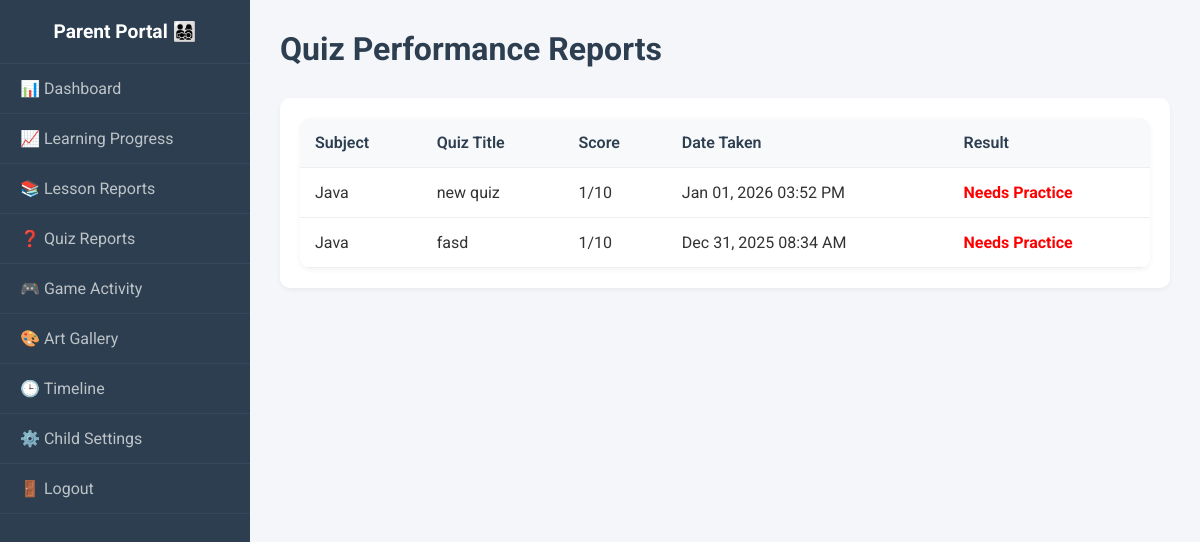
The page /parent/quiz_reports.php (signed in) on the database its author committed.
### tables this page shows
CREATE TABLE `quiz_results` (
  `result_id` int(11) NOT NULL,
  `child_id` int(11) NOT NULL,
  `quiz_id` int(11) NOT NULL,
  `score` int(11) DEFAULT NULL,
  `is_completed` tinyint(1) DEFAULT 0,
  `attempted_at` timestamp NOT NULL DEFAULT current_timestamp()
);

CREATE TABLE `subjects` (
  `subject_id` int(11) NOT NULL,
  `subject_name` varchar(100) NOT NULL,
  `subject_code` varchar(20) DEFAULT NULL,
  `dept_id` int(11) DEFAULT NULL,
  `credit_hours` int(11) DEFAULT NULL
);

CREATE TABLE `quizzes` (
  `quiz_id` int(11) NOT NULL,
  `subject_id` int(11) NOT NULL,
  `quiz_title` varchar(200) DEFAULT NULL,
  `created_at` timestamp NOT NULL DEFAULT current_timestamp()
);

### parent/quiz_reports.php (the view, shortened to what this page needs)
<?php
require_once '../config/db.php';
$parent_id = $_SESSION['user_id'];
$child_id = $_GET['child_id'] ?? null;
$stmt = $pdo->prepare("SELECT * FROM children WHERE parent_id = ?");
$stmt->execute([$parent_id]);
$children = $stmt->fetchAll();
if(!$child_id && count($children)>0) $child_id = $children[0]['child_id'];
if ($child_id) {
    $sql = "SELECT qr.*, q.quiz_title, s.subject_name
            FROM quiz_results qr
            JOIN quizzes q ON qr.quiz_id = q.quiz_id
            JOIN subjects s ON q.subject_id = s.subject_id
            WHERE qr.child_id = ?
            ORDER BY qr.attempted_at DESC";
    $stmt = $pdo->prepare($sql);
    $stmt->execute([$child_id]);
    $reports = $stmt->fetchAll();
}
include 'includes/header.php';
?>
<div class="page-header">
    <h1 class="page-title">Quiz Performance Reports</h1>
</div>
<div class="card">
    <table class="data-table">
        <thead>
            <tr>
                <th>Subject</th>
                <th>Quiz Title</th>
                <th>Score</th>
                <th>Date Taken</th>
                <th>Result</th>
            </tr>
        </thead>
        <tbody>
            <?php if(isset($reports) && count($reports) > 0): ?>
                <?php foreach($reports as $r): ?>
                <tr>
                    <td><?php echo htmlspecialchars($r['subject_name']); ?></td>
                    <td><?php echo htmlspecialchars($r['quiz_title']); ?></td>
                    <td><?php echo $r['score']; ?>/10</td>
                    <td><?php echo date('M d, Y h:i A', strtotime($r['attempted_at'])); ?></td>
                    <td>
                        <?php
                        if($r['score'] >= 8) echo '<span style="color:green; font-weight:bold;">Excellent</span>';
                        elseif($r['score'] >= 5) echo '<span style="color:orange; font-weight:bold;">Good</span>';
                        else echo '<span style="color:red; font-weight:bold;">Needs Practice</span>';
                        ?>
                    </td>
                </tr>
                <?php endforeach; ?>
            <?php else: ?>
                <tr><td colspan="5">No quizzes taken yet.</td></tr>
            <?php endif; ?>
        </tbody>
    </table>
</div>
<?php include 'includes/footer.php'; ?>

### parent/css/parent.css (style rules this page uses)
body { background-color: #f4f6f9; font-family: 'Roboto', sans-serif; margin: 0; color: #333; }
.page-header { display: flex; justify-content: space-between; align-items: center; margin-bottom: 30px; }
.page-title { font-size: 2rem; color: #2C3E50; margin: 0; }
.card { background: white; border-radius: 10px; box-shadow: 0 2px 5px rgba(0,0,0,0.05); padding: 20px; }
.data-table { width: 100%; border-collapse: collapse; background: white; border-radius: 10px; overflow: hidden; box-shadow: 0 2px 5px rgba(0,0,0,0.05); }
.data-table th, .data-table td { padding: 15px; text-align: left; border-bottom: 1px solid #eee; }
.data-table th { background-color: #f8f9fa; font-weight: 600; color: #2C3E50; }

### rows shown on the page
quiz_results: subjects.subject_name "Java", quiz.quiz_title "new quiz", score "1", attempted_at "Jan 01, 2026 03:52 PM", shows "Needs Practice"
quiz_results: subjects.subject_name "Java", quiz.quiz_title "fasd", score "1", attempted_at "Dec 31, 2025 08:34 AM", shows "Needs Practice"
